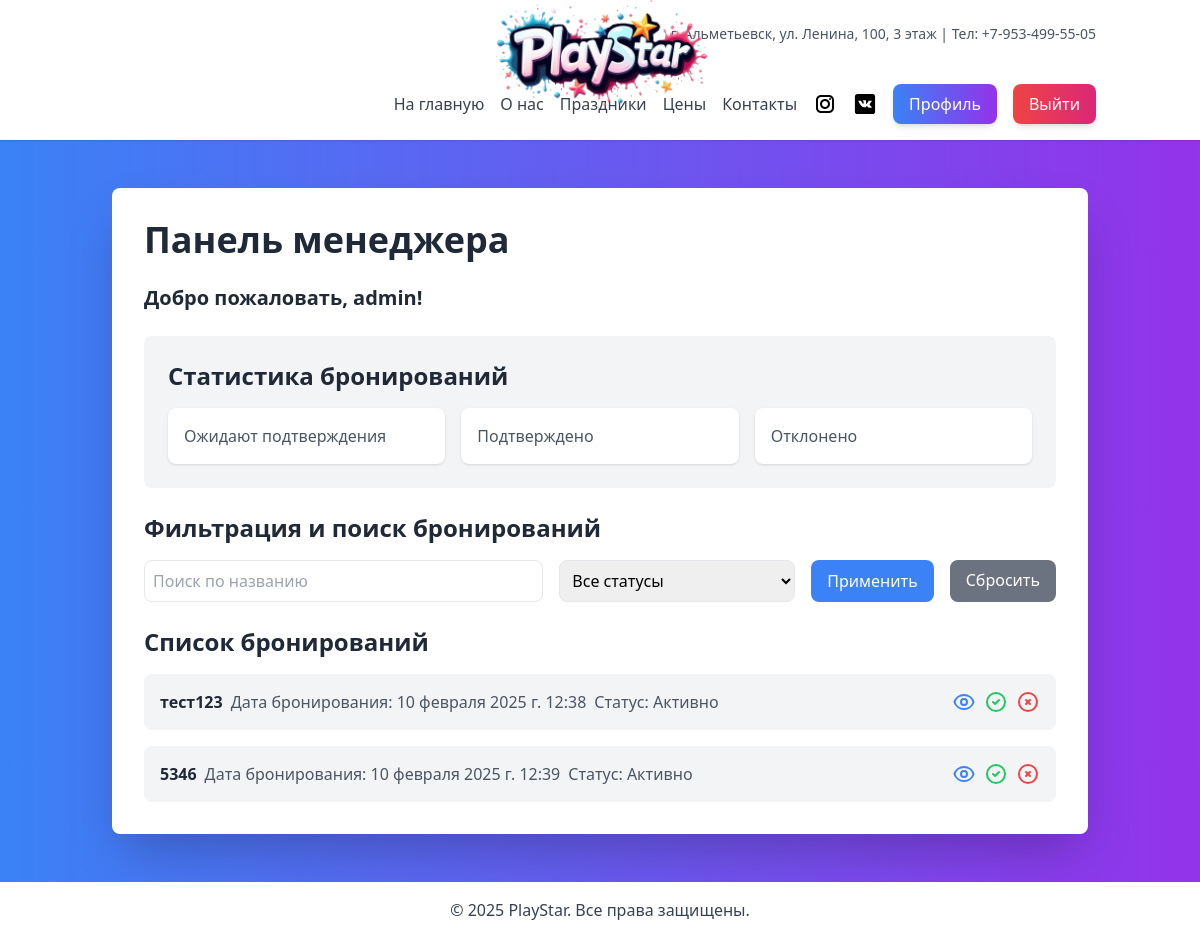
Before: /staff/manager-dashboard/ (signed in) with the older database file.
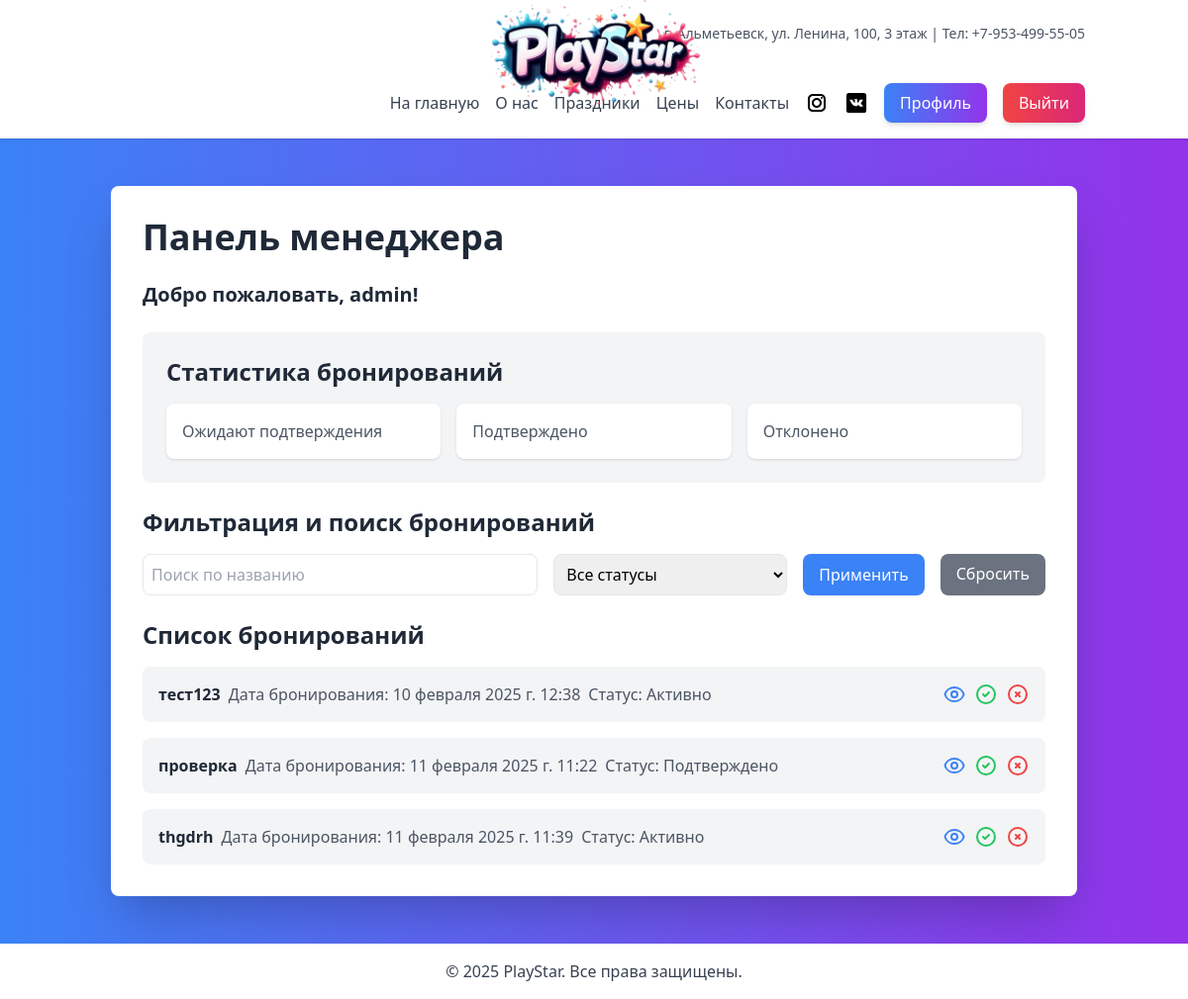
After: the same page with the newer database file.
### main/models.py (models this page shows, shortened)
class CustomUser(AbstractUser):
    ROLE_CHOICES = [
        ('CLIENT', 'Клиент'),
        ('STAFF', 'Сотрудник'),
        ('MANAGER', 'Менеджер'),
        ('ADMIN', 'Администратор'),
    ]
    phone_number = models.CharField(max_length=15, unique=True, verbose_name="Номер телефона")
    role = models.CharField(
        max_length=10,
        choices=ROLE_CHOICES,
        default='CLIENT',  # По умолчанию роль "Клиент"
        verbose_name='Роль'
    )

### bookings/models.py (models this page shows, shortened)
class Booking(models.Model):
    user = models.ForeignKey(settings.AUTH_USER_MODEL, on_delete=models.CASCADE, related_name='bookings')
    event_name = models.CharField(max_length=255, verbose_name='Название мероприятия')
    booking_date = models.DateTimeField(auto_now_add=True, verbose_name='Дата бронирования')
    event_date = models.DateTimeField(verbose_name='Дата мероприятия')
    status = models.CharField(max_length=50, blank=True, null=True, default='Активно', verbose_name='Статус')
    children_count = models.PositiveIntegerField(default=1, blank=True, null=True, verbose_name='Количество детей')
    comment = models.TextField(max_length=255, blank=True, null=True, verbose_name='Комментарий')
    edited_by = models.CharField(max_length=50, blank=True, null=True, verbose_name='Отредактировано')  # Новое поле
    class Meta:
        verbose_name = 'Бронирование'
        verbose_name_plural = 'Бронирования'

### staff/views.py (the view)
# urls.py: path('manager-dashboard/', views.manager_dashboard, name='manager_dashboard'),
@login_required
@role_required('Admin', 'Manager')
def manager_dashboard(request):
    bookings = Booking.objects.all()
    return render(request, 'staff/manager_dashboard.html', {'bookings': bookings})

### staff/views.py (called while the page is built)
def role_required(*group_names):
    def in_groups(user):
        if user.is_authenticated:
            if bool(user.groups.filter(name__in=group_names)) or user.is_superuser:
                return True
        return False
    return user_passes_test(in_groups)

### staff/templates/staff/manager_dashboard.html (shortened to what this page needs)
{% extends 'base.html' %}
{% block content %}
<div class="flex space-x-8 max-w-6xl mx-auto">
    <div class="w-full bg-white p-8 rounded-lg shadow-2xl">
        <h2 class="text-4xl font-bold text-gray-800 mb-6">Панель менеджера</h2>
        <p class="text-xl font-semibold text-gray-800 mb-6">Добро пожаловать, {{ user.username }}!</p>
        <div class="bg-gray-100 p-6 rounded-lg mb-6">
            <h3 class="text-2xl font-bold text-gray-800 mb-4">Статистика бронирований</h3>
            <div class="grid grid-cols-1 md:grid-cols-3 gap-4">
                <div class="bg-white p-4 rounded-lg shadow">
                    <p class="text-gray-600">Ожидают подтверждения</p>
                </div>
                <div class="bg-white p-4 rounded-lg shadow">
                    <p class="text-gray-600">Подтверждено</p>
                </div>
                <div class="bg-white p-4 rounded-lg shadow">
                    <p class="text-gray-600">Отклонено</p>
                </div>
            </div>
        </div>
        <div class="mb-6">
            <h3 class="text-2xl font-bold text-gray-800 mb-4">Фильтрация и поиск бронирований</h3>
            <form method="get" class="flex space-x-4">
                <input type="text" name="search" placeholder="Поиск по названию" class="p-2 border rounded-lg flex-1" value="{{ request.GET.search }}">
                <select name="status" class="p-2 border rounded-lg">
                    <option value="">Все статусы</option>
                </select>
                <button type="submit" class="bg-blue-500 text-white py-2 px-4 rounded-lg hover:bg-blue-600 transition duration-300">
                    Применить
                </button>
                <a href="{% url 'manager_dashboard' %}" class="bg-gray-500 text-white py-2 px-4 rounded-lg hover:bg-gray-600 transition duration-300">
                    Сбросить
                </a>
            </form>
        </div>
        <div class="mt-6">
            <h3 class="text-2xl font-bold text-gray-800 mb-4">Список бронирований</h3>
            {% if bookings %}
                <ul class="space-y-4">
                    {% for booking in bookings %}
                        <li class="bg-gray-100 p-4 rounded-lg flex items-center justify-between">
                            <div class="flex items-center space-x-2">
                                <p class="text-gray-800"><strong>{{ booking.event_name }}</strong></p>
                                <p class="text-gray-600">Дата бронирования: {{ booking.booking_date }}</p>
                                <p class="text-gray-600">Статус: {{ booking.status }}</p>
                            </div>
                            <div class="flex space-x-2">
                                <button onclick="openModal('{{ booking.event_name }}', '{{ booking.booking_date }}', '{{ booking.event_date }}', '{{ booking.children_count }}', '{{ booking.comment }}')" class="text-blue-500 hover:text-blue-700">
                                </button>
                                <a href="{% url 'manage_booking' booking.id 'approve' %}" class="text-green-500 hover:text-green-700">
                                    <svg xmlns="http://www.w3.org/2000/svg" class="h-6 w-6" fill="none" viewBox="0 0 24 24" stroke="currentColor">
                                        <path stroke-linecap="round" stroke-linejoin="round" stroke-width="2" d="M9 12l2 2 4-4m6 2a9 9 0 11-18 0 9 9 0 0118 0z" />
                                    </svg>
                                </a>
                                <a href="{% url 'manage_booking' booking.id 'reject' %}" class="text-red-500 hover:text-red-700">
                                    <svg xmlns="http://www.w3.org/2000/svg" class="h-6 w-6" fill="none" viewBox="0 0 24 24" stroke="currentColor">
                                        <path stroke-linecap="round" stroke-linejoin="round" stroke-width="2" d="M10 14l2-2m0 0l2-2m-2 2l-2-2m2 2l2 2m7-2a9 9 0 11-18 0 9 9 0 0118 0z" />
                                    </svg>
                                </a>
                            </div>
                        </li>
                    {% endfor %}
                </ul>
            {% else %}
                <p class="text-gray-600">Бронирования не найдены.</p>
            {% endif %}
        </div>
    </div>
</div>
{% endblock %}

### templates/base.html (shortened to what this page needs)
{% load static %}
<!DOCTYPE html>
<html lang="ru">
<head>
    <script src="https://cdn.tailwindcss.com"></script>
</head>
<body class="bg-gradient-to-r from-blue-500 to-purple-600 min-h-screen flex flex-col">
    <header class="bg-white shadow">
        <div class="relative py-4 md:py-6">
            <div class="container mx-auto flex justify-between items-center px-4">
                <div class="hidden md:flex justify-end w-full text-sm text-gray-600">
                    <p>
                        г. Альметьевск, ул. Ленина, 100, 3 этаж | Тел: +7-953-499-55-05
                    </p>
                </div>
            </div>
            <div class="absolute left-0 md:left-1/2 transform md:-translate-x-1/2 top-0 ml-4 md:ml-0">
                <img src="{% static 'main/img/logo.png' %}" alt="logo" class="h-16 w-auto object-contain md:h-28">
            </div>
        </div>
        <div class="container mx-auto flex justify-between items-center px-4 py-2 md:py-4">
            <nav class="hidden md:flex items-center space-x-4 ml-auto">
                <a href="{% url 'index' %}" class="text-gray-700 hover:text-blue-600">На главную</a>
                <a href="#about" class="text-gray-700 hover:text-blue-600">О нас</a>
                <a href="#events" class="text-gray-700 hover:text-blue-600">Праздники</a>
                <a href="#prices" class="text-gray-700 hover:text-blue-600">Цены</a>
                <a href="#contact" class="text-gray-700 hover:text-blue-600">Контакты</a>
            </nav>
            <div class="flex items-center space-x-4 ml-4">
                <div class="hidden md:flex space-x-4">
                    <a href="https://instagram.com/playstaralmet" target="_blank">
                        <img src="{% static 'main/img/svg/inst_icon_nav.svg' %}" alt="Instagram" class="h-6 w-6">
                    </a>
                    <a href="https://vk.com/almet_playstar" target="_blank">
                        <img src="{% static 'main/img/svg/vk_icon_nav.svg' %}" alt="ВКонтакте" class="h-6 w-6">
                    </a>
                </div>
                {% if user.is_authenticated %}
                    <a href="{% url 'profile' %}" class="bg-gradient-to-r from-blue-500 to-purple-600 text-white py-2 px-4 rounded-lg shadow-md hover:from-blue-600 hover:to-purple-700 transition duration-300">
                        Профиль
                    </a>
                    <form action="{% url 'logout' %}" method="post" class="inline">
                        <button type="submit" class="bg-gradient-to-r from-red-500 to-pink-600 text-white py-2 px-4 rounded-lg shadow-md hover:from-red-600 hover:to-pink-700 transition duration-300">
                            Выйти
                        </button>
                    </form>
                {% endif %}
            </div>
        </div>
    </header>
    <main class="container mx-auto px-6 py-12 flex-grow">
        {% block content %}{% endblock %}
    </main>
    <footer class="bg-white shadow-lg mt-auto">
        <div class="container mx-auto px-6 py-4 text-center">
            <p class="text-gray-700">© 2025 PlayStar. Все права защищены.</p>
        </div>
    </footer>
</body>
</html>

Changed rows visible on the page:
removed Booking: event_name "5346", booking_date "10 февраля 2025 г. 12:39", status "Активно"
added Booking: event_name "проверка", booking_date "11 февраля 2025 г. 11:22", status "Подтверждено"
added Booking: event_name "thgdrh", booking_date "11 февраля 2025 г. 11:39", status "Активно"
